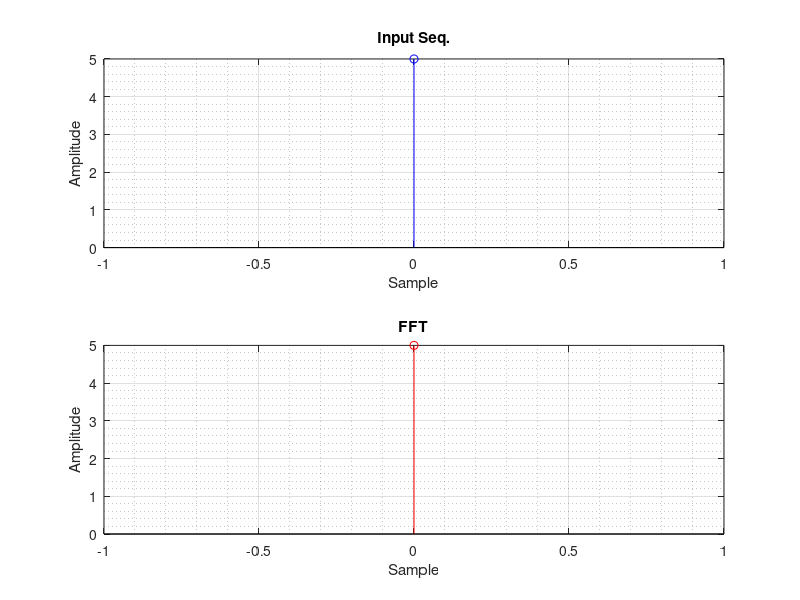

Write MATLAB code to recreate this figure.
%%  Radix-2 DIT FFT (only for N = 2^p : p>1 and integer)
%  Basically `p` times divide and conquer
clc; clear;

%% Requires Signal Processing Toolbox

seq = input('Enter seq. [4/8/16.. pts] : ');
len = length(seq);
p = ceil(log2(len)); % ceil() rounds up to nearest integer

% appending zeros
disp('Zeros appended (if required) : eligible for len(seq.) = 2^p');
seq = [seq, zeros(1,2^p - len)]

% Bit reversed order
seqBR = bitrevorder(seq);

for stage = 1:p
    first = 1; second = 1+2^(stage-1); % in reference to butterfly
    n = 0;
    while(n <= 2^(stage-1)-1 && second <= 2^p)
        W = exp(-j*2*pi*n/(2^stage));
        addn = seqBR(first) + W*seqBR(second);
        subtn = seqBR(first) - W*seqBR(second);
        seqBR(first) = addn;
        seqBR(second) = subtn;
        first = first+1; second = second+1;
        n = n+1;
        if(rem(second,2^stage)==1)  % switch to next butterfly
            first = first + 2^(stage-1);
            second = second + 2^(stage-1);
            n = 0;
        end
    end
end
fft = seqBR

% Plots
figure('Name','FFT Radix-2 DIT','NumberTitle','off','Color','w')
subplot(2,1,1)
stem(0:2^p-1,seq,'b'), grid on, grid minor
title('Input Seq.')
xlabel('Sample')
ylabel('Amplitude')

subplot(2,1,2)
stem(0:2^p-1,fft,'r'), grid on, grid minor
title('FFT')
xlabel('Sample')
ylabel('Amplitude')
